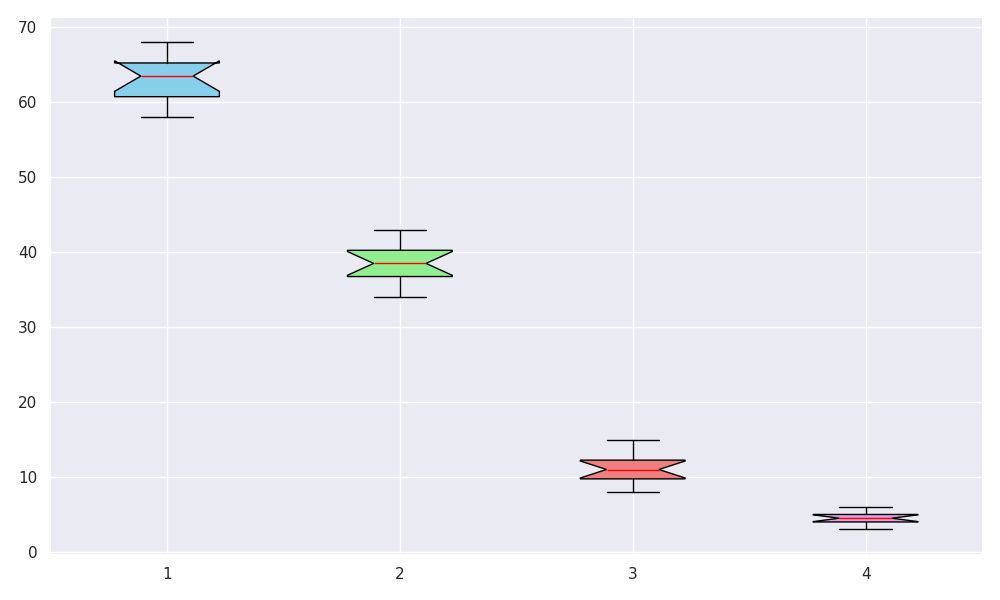

Write the Python code that produced this figure.
import matplotlib.pyplot as plt

growth_data = [
    [60, 65, 58, 62, 68, 61, 63, 64, 66, 60, 67, 65], 
    [35, 40, 38, 42, 37, 39, 41, 36, 34, 43, 38, 39], 
    [10, 12, 11, 9, 13, 14, 8, 11, 12, 15, 10, 9],    
    [5, 4, 6, 3, 4, 5, 5, 6, 3, 4, 4, 5]              
]

plt.figure(figsize=(10, 6))
box = plt.boxplot(growth_data, patch_artist=True, notch=True, medianprops={'color': 'red'})

colors = ['skyblue', 'lightgreen', 'lightcoral', 'plum']
for patch, color in zip(box['boxes'], colors):
    patch.set_facecolor(color)

plt.gca().spines['top'].set_visible(False)
plt.gca().spines['right'].set_visible(False)
plt.gca().spines['left'].set_visible(False)
plt.gca().spines['bottom'].set_visible(False)

plt.tight_layout()
plt.show()
